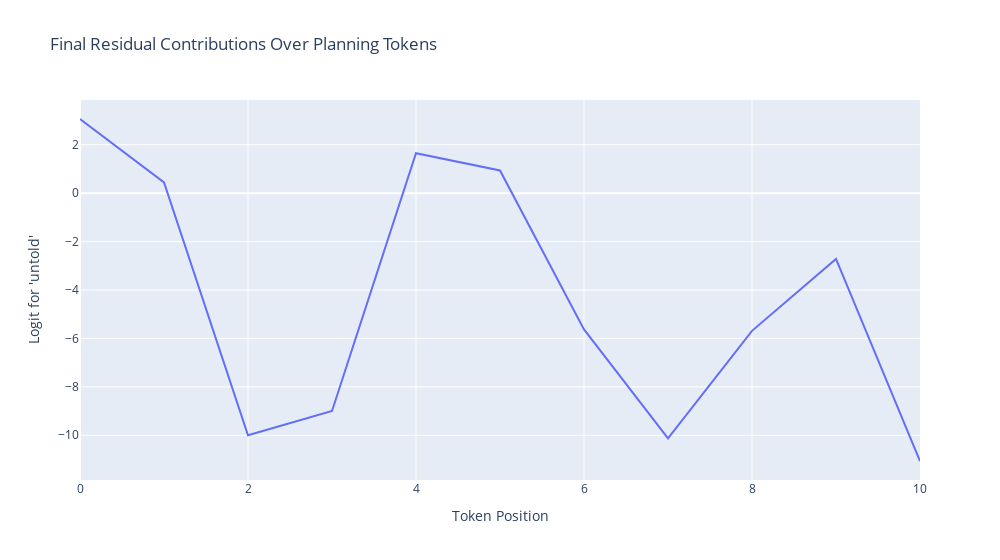

The code cell stored with this chart in its notebook:
### Code cell
line(
    final_logits,
    title="Final Residual Contributions Over Planning Tokens",
    labels={"x": "Token Position", "y": "Logit for 'untold'"},
    width=1000,
)

### Figure 1 — Plotly figure (JSON) as saved in the notebook; plotly's stock layout.template omitted (floating-point values rounded to 4 significant figures)
{"data": [{"hovertemplate": "Token Position=%{x}<br>Logit for 'untold'=%{y}<extra></extra>", "legendgroup": "", "line": {"color": "#636efa", "dash": "solid"}, "marker": {"symbol": "circle"}, "mode": "lines", "name": "", "orientation": "v", "showlegend": false, "type": "scatter", "x": [0, 1, 2, 3, 4, 5, 6, 7, 8, 9, 10], "xaxis": "x", "y": [3.062, 0.4414, -10.0, -9.0, 1.648, 0.9375, -5.625, -10.12, -5.688, -2.719, -11.06], "yaxis": "y"}], "layout": {"hovermode": "x unified", "legend": {"tracegroupgap": 0}, "title": {"text": "Final Residual Contributions Over Planning Tokens"}, "width": 1000, "xaxis": {"anchor": "y", "domain": [0, 1], "title": {"text": "Token Position"}}, "yaxis": {"anchor": "x", "domain": [0, 1], "title": {"text": "Logit for 'untold'"}}}}
